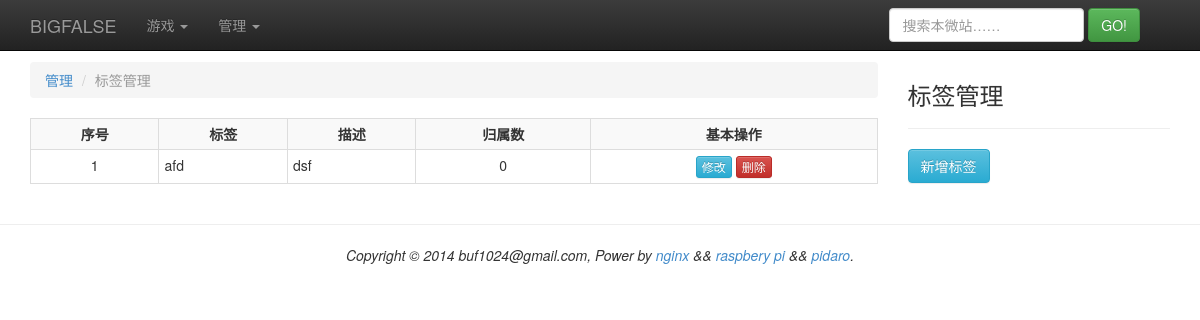
Screenshot of /manage/label (signed in) with the database file from the repository.
### tinylog/models.py (models this page shows, shortened)
class Settings(models.Model):
    title = models.CharField(max_length = 128)
    brand = models.CharField(max_length = 128)
    copy_info = models.CharField(max_length = 256)
    blog_display_count = models.IntegerField()
    blog_notify = models.BooleanField()
    blog_overview = models.BooleanField()
    game_menu_count = models.IntegerField()
    create_time = models.DateTimeField()
    update_time = models.DateTimeField()

class Label(models.Model):
    name = models.CharField(max_length = 32)
    desc = models.CharField(max_length = 512, null=True)
    create_time = models.DateTimeField()
    update_time = models.DateTimeField()

### tinylog/views.py (the view)
# urls.py: url(r'^manage/label$', 'tinylog.views.mnglabel'),
def mnglabel(req):
    r = try_redirect(req)
    if r != None:
        return r
    settings = get_settings()
    setting = settings['setting']
    d = {}
    d['extral_block'] = get_mnglabel_extral_block()
    d['header_block'] = get_header_block(setting.title + u' : 标签管理',
                                              extjs = ['/js/mnglabel.js'])
    d['nav_block'] = get_nav_block(req)
    d['content_block'] = get_mnglabel_block()
    d['footer_block'] = get_footer_block()
    t = get_template('general.html')
    c = Context(d)
    h = t.render(c)
    return HttpResponse(h)

### tinylog/util.py (called while the page is built, shortened)
def get_settings(is_force = False):
    global _g_last_time
    global _g_read_interval
    now = int(time())
    diff = now - _g_last_time
    return _g_settings

def get_header_block(webtitle, extjs = None, extcss = None):
    settings = get_settings()
    d = {}
    d['webtitle'] = webtitle
    d['mstdjss'] = settings['stdjss']
    d['mstdcss'] = settings['stdcss']
    d['mextjs'] = extjs
    d['mextcss'] = extcss
    t = get_template('header.html')
    c = Context(d)
    h = t.render(c)
    return h

def get_nav_block(req):
    settings = get_settings()
    setting = settings['setting']
    games = settings['games']
    d = {}
    d['brand'] = setting.brand
    d['games'] = games
    d['admin'] = is_admin(req)
    t = get_template('nav.html')
    c = Context(d)
    h = t.render(c)
    return h

def get_footer_block():
    settings = get_settings()
    setting = settings['setting']
    d = {}
    d['copy_info'] = setting.copy_info
    t = get_template('footer.html')
    c = Context(d)
    h = t.render(c)
    return h

def get_confirm_dialog():
    d = {}
    d['dialog_id'] = 'dialog_confirm'
    d['dialog_title_id'] = 'dialog_confirm_title'
    d['dialog_body_id'] = 'dialog_confirm_body'
    d['dialog_title'] = u'确认'
    d['dialog_body'] = u'<h2>操作不可逆，是否确定？</h2>'
    btn_no = {}
    btn_no['id'] = 'dialog_confirm_no'
    btn_no['title'] = u'取消'
    btn_yes = {}
    btn_yes['id'] = 'dialog_confirm_yes'
    btn_yes['title'] = u'确定'
    d['btns'] = [btn_no, btn_yes]
    t = get_template('dialog.html')
    c = Context(d)
    h = t.render(c)
    return h

def is_admin(req):
    return req.user.is_authenticated()

def try_redirect(req = None):
    if is_admin(req) == False:
        return HttpResponseRedirect('/manage/admin')
    return None

### tinylog/util_label.py (called while the page is built)
def get_mnglabel_block():
    settings = get_settings()
    labels = settings['labels']
    l = []
    for label in labels:
        d = {}
        d['label'] = label
        d['label_count'] = label.passage_set.count()
        l = l + [d]
    d = {}
    d['labels'] = l
    t = get_template('mnglabel.html')
    c = Context(d)
    h = t.render(c)
    return h

def get_label_form(id = None):
    label = None
    if id != None:
        label = Label.objects.get(id=id)
    d = {}
    d['label'] = label
    t = get_template('labelform.html')
    c = Context(d)
    h = t.render(c)
    return h

### template/nav.html (shortened to what this page needs)
<div class="navbar navbar-inverse navbar-fixed-top" role="navigation">
  <div class="container">
    <div class="navbar-header">
      <a class="navbar-brand" href="/">{{ brand }}</a>
    </div>
    <div class="navbar-collapse collapse">
      <ul class="nav navbar-nav">
        {% if games %}
        <li class="dropdown">
          <a class="dropdown-toggle" data-toggle="dropdown" href="#">
            游戏 <span class="caret"></span>
          </a>
        </li>
        {% endif %}
        {% if admin %}
        <li class="dropdown">
          <a class="dropdown-toggle" data-toggle="dropdown" href="#">
            管理 <span class="caret"></span>
          </a>
        </li>
        {% else %}
        <li><a href="/manage/admin">管理</a></li>
        {% endif %}
      </ul>
      <form class="navbar-form navbar-right" role="search" method="get" action="/search">
        <div class="form-group">
          <input type="text" id="search_text" class="form-control" name="navq" placeholder="搜索本微站……">
        </div>
        <button type="submit" id="search_go" class="btn btn-success">GO!</button>
      </form>
    </div>
  </div>
</div>

### template/mnglabel.html
<div class="col-md-9">
<ol class="breadcrumb">
  <li><a href="#">管理</a></li>
  <li class="active">标签管理</li>
</ol>
<table class="table table-hover table-bordered table-striped table-condensed">
  <tbody>
  <tr>
    <th class="text-center-align">序号</th>
    <th class="text-center-align">标签</th>
    <th class="text-center-align">描述</th>
    <th class="text-center-align">归属数</th>
    <th class="text-center-align">基本操作</th>
  </tr>
  {% for label in labels %}
  <tr>
    <td class="text-center-align">{{ forloop.counter }}</td>
    <td>{{ label.label.name }}</td>
    <td>{{ label.label.desc }}</td>
    <td class="text-center-align">{{ label.label_count }}</td>
    <td class="text-center-align">
      <button data="{{ label.label.id }}" class="btn btn-xs btn-info" id="mnglabel_modify_{{ label.label.id }}">修改</button>
      <button data="{{ label.label.id }}" class="btn btn-xs btn-danger" id="mnglabel_delete_{{ label.label.id }}">删除</button>
    </td>
  </tr>
  {% endfor %}
  </tbody>
</table>
</div>
<div class="col-md-3">
  <div class="bulletin">
    <h3>标签管理</h3><hr>
    <p>
      <button class="btn btn-info" id="mnglabel_new_label">新增标签</button>
    </p>
  </div>
</div>

### template/footer.html
<footer>
  <div class="text-center-align">
  	<p>{{ copy_info|safe }}</p>
	</div>
</footer>

### static/css/bigfalse.css (style rules this page uses)
.text-center-align { text-align: center; }

### rows the page displays
Settings: brand "BIGFALSE", copy_info "Copyright © 2014 buf1024@gmail.com, Power by nginx && raspbery pi && pidaro ."
Label: label.name "afd", label.desc "dsf", label_count "0"
